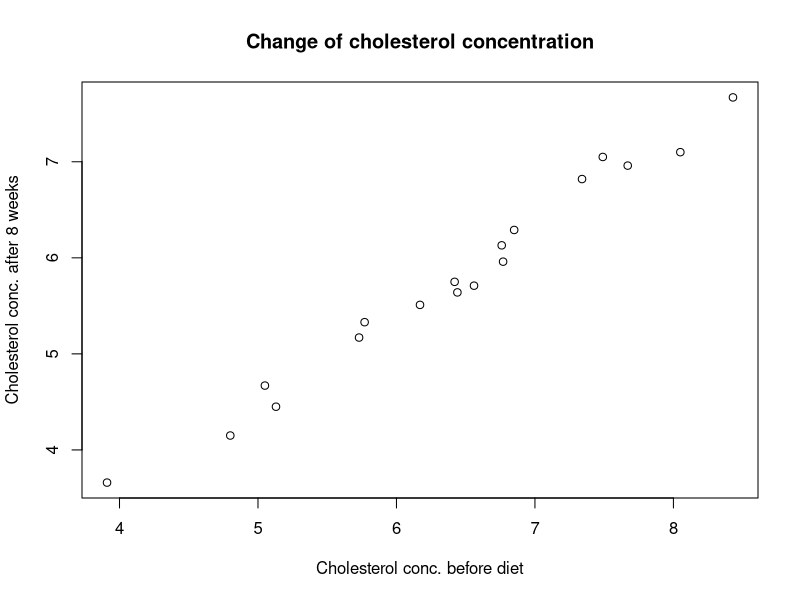
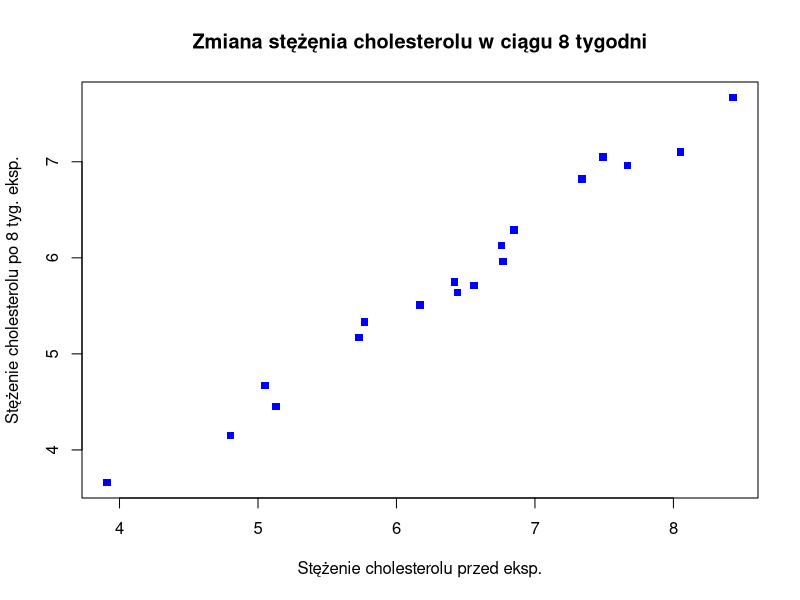
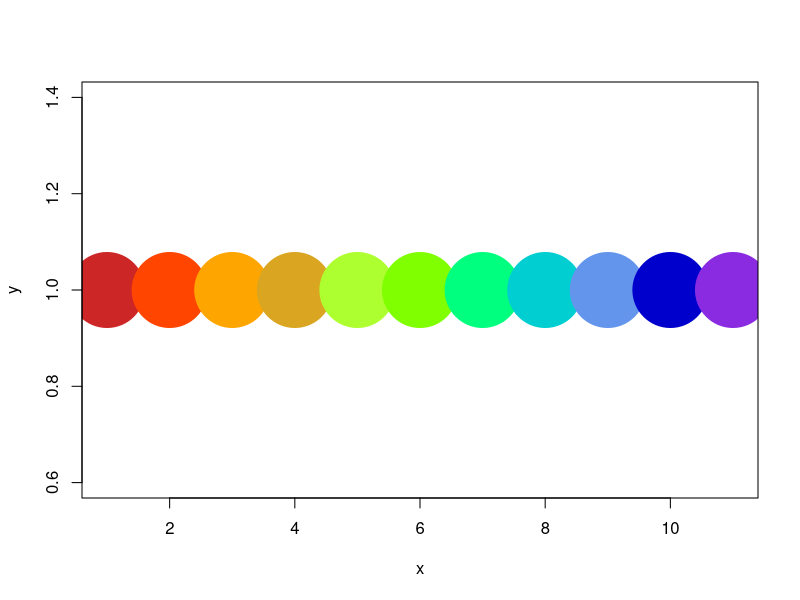
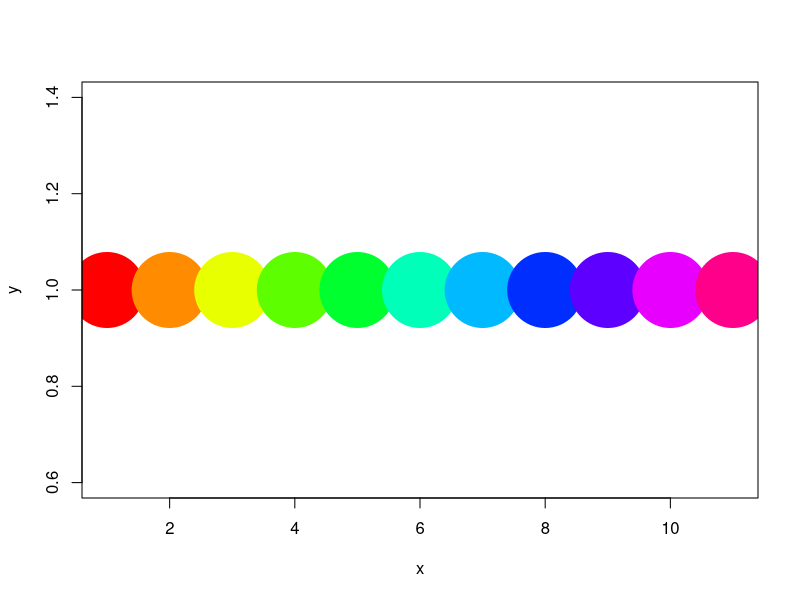
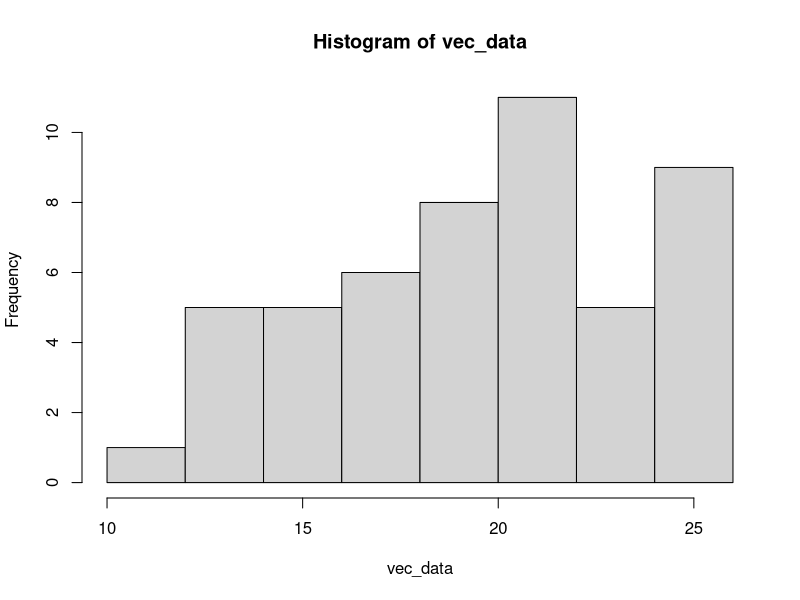
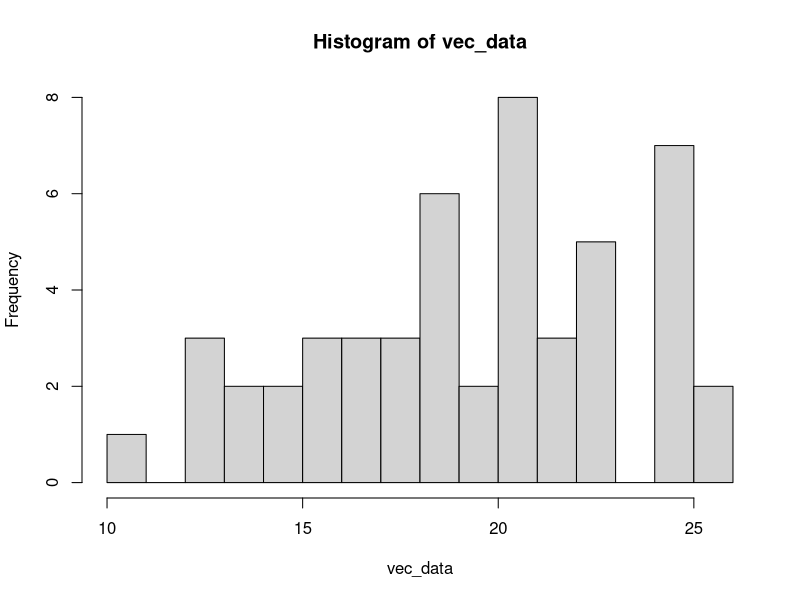
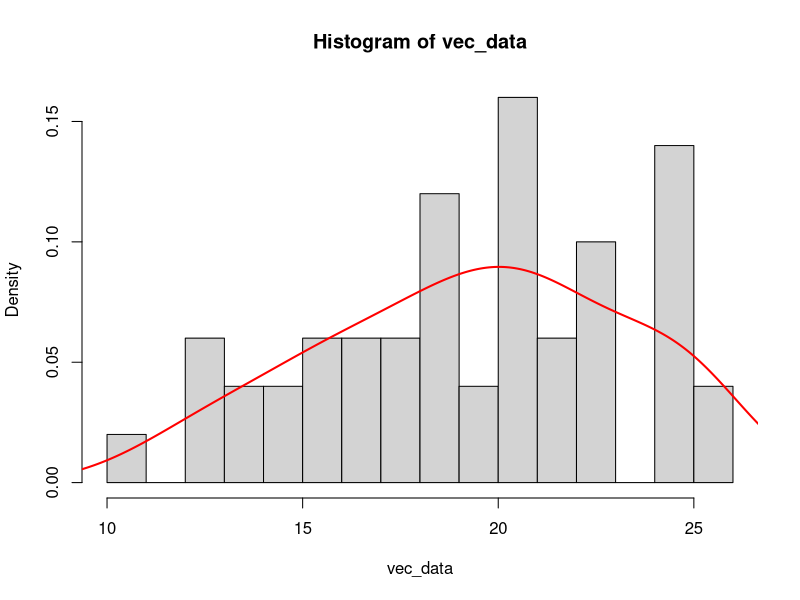
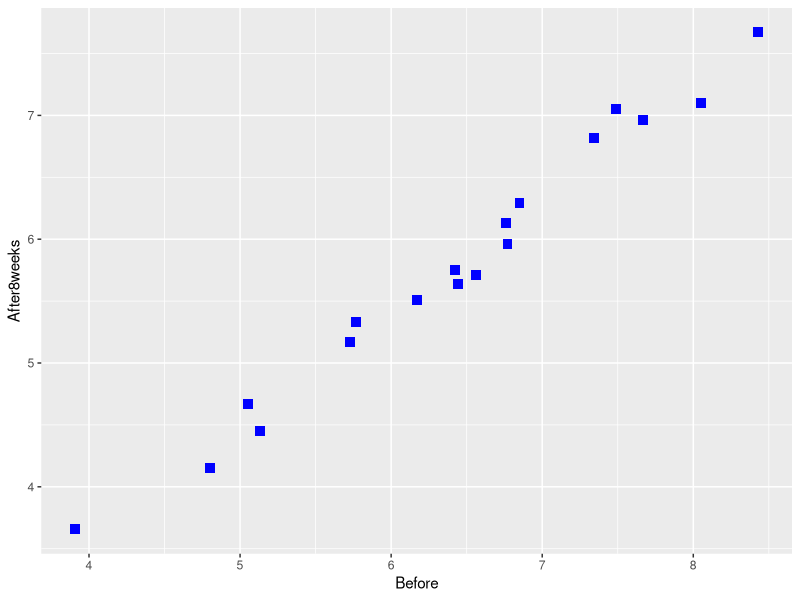

Write the R code that produced these figures, in order.
## ---- chunk 1
knitr::opts_chunk$set(echo = FALSE)
## ---- chunk 2
data_chol <- read.table('Cholesterol_Age_R.csv',
                       sep = ';', header = T,
                       stringsAsFactors = T)

head(data_chol)
summary(data_chol)
## ---- chunk 3
plot(After8weeks ~ Before, data = data_chol,
xlab = "Cholesterol conc. before diet",
ylab = "Cholesterol conc. after 8 weeks",
main = "Change of cholesterol concentration")

### OR

# plot(x = data_chol$Before, y = data_chol$After8weeks,
# xlab = "Cholesterol conc. before diet",
# ylab = "Cholesterol conc. after 8 weeks",
# main = "Change of cholesterol concentration")
## ---- chunk 4
plot(After8weeks ~ Before, data = data_chol,
xlab = "Stężenie cholesterolu przed eksp.",
ylab = "Stężenie cholesterolu po 8 tyg. eksp.",
main = "Zmiana stężęnia cholesterolu w ciągu 8 tygodni",
pch = 15, col = "blue")
## ---- chunk 5
N <- 11
plot(1:N, rep(1, N), cex = 10, pch = 19,
     col = c('firebrick3', 'orangered', 'orange', 'goldenrod',
             'greenyellow', 'chartreuse', 'springgreen', 'darkturquoise',
             'cornflowerblue', 'mediumblue', 'blueviolet'),
     xlab = 'x', ylab = 'y')

### OR for automated colour generation

plot(1:N, rep(1, N), cex = 10, pch = 19,
     col = rainbow(N),
     xlab = 'x', ylab = 'y')
## ---- chunk 6
set.seed(123456789)
vec_data <- rnorm(50, 20, 4)
hist(vec_data)
## ---- chunk 7
set.seed(123456789)
vec_data <- rnorm(50, 20, 4)
hist(vec_data, 20)
## ---- chunk 8
set.seed(123456789)
vec_data <- rnorm(50, 20, 4)
hist(vec_data, 20, freq = F)
lines(density(vec_data), col = 'red', lwd = 2)
## ---- chunk 9
library(ggplot2)
## ---- chunk 10
plot1 <- ggplot(data = data_chol, mapping = aes(x = Before, y = After8weeks)) +
  geom_point(color = 'blue', shape = 15, cex = 3)
plot1
## ---- chunk 11
plot1 <- ggplot(data = data_chol, mapping = aes(x = Before, y = After8weeks)) +
  geom_point(color = 'blue', shape = 15, cex = 3) + theme_bw()
plot1
## ---- chunk 12
plot1 <- ggplot(data = data_chol, mapping = aes(x = Before, y = After8weeks)) +
  geom_point(color = 'blue', shape = 15, cex = 3) + theme_classic() + theme(text = element_text(size = 20))

### LUB

plot1 <- ggplot(data = data_chol, mapping = aes(x = Before, y = After8weeks)) +
  geom_point(color = 'blue', shape = 15, cex = 3) + theme_classic(base_size = 20)

### rekomendowana taktyka to modyfikacja warstwy theme()

plot1
## ---- chunk 13
plot1 <- ggplot(data = data_chol, mapping = aes(x = Before, y = After8weeks)) +
  geom_point(color = 'blue', shape = 15, cex = 3) + theme_classic() + geom_smooth(method = 'lm') +
  theme(text = element_text(size = 20))
plot1
## ---- chunk 14
plot1 <- ggplot(data = data_chol, mapping = aes(x = Before, y = After8weeks)) +
  geom_point(color = 'blue', shape = 15, cex = 3) + theme_classic() + geom_smooth() +
  theme(text = element_text(size = 20))
plot1
## ---- chunk 15
plot1 <- ggplot(data = data_chol, mapping = aes(x = Before, y = After8weeks, color = AgeGroup)) +
  geom_point(shape = 15, cex = 3) + theme_classic() + geom_smooth(method = 'lm', alpha = 0.25) +
  theme(text = element_text(size = 20))
plot1
## ---- chunk 16
plot1 <- ggplot(data = data_chol, mapping = aes(x = Before, y = After8weeks, color = AgeGroup)) +
  geom_point(shape = 15, cex = 3) + theme_classic() + geom_smooth(method = 'lm', alpha = 0.25) +
  labs(x = "Concentration before experiment", y = "Concentration after 8 weeks", color = "Age") +
  theme(text = element_text(size = 20))
plot1
## ---- chunk 17
plot1 <- ggplot(data = data_chol, mapping = aes(x = Before, y = After8weeks, color = AgeGroup)) +
  facet_wrap( ~ AgeGroup) +
  geom_point(shape = 15, cex = 3) + theme_bw() + geom_smooth(method = 'lm') +
  labs(x = "Concentration before experiment", y = "Concentration after 8 weeks", color = "Age") +
  theme(text = element_text(size = 20))
plot1
## ---- chunk 18
plot1 <- ggplot(data = data_chol, mapping = aes(x = After8weeks)) +
  geom_histogram(fill = 'white', color = 'black', bins = 10) +
  labs(x = "Concentration after 8 weeks") + theme_classic() +
  theme(text = element_text(size = 20))
plot1
## ---- chunk 19
### this is one of the methods (inside the geom_hist())
plot1 <- ggplot(data = data_chol, mapping = aes(x = After8weeks)) +
  geom_histogram(fill = 'white', color = 'black', bins = 10, aes(y = ..count../sum(..count..))) +
  labs(x = "Concentration after 8 weeks") +theme_classic() +
  theme(text = element_text(size = 20))
plot1
## ---- chunk 20
### This is the second way of turning counts to frequencies in a ggplot2 histogram
plot1 <- ggplot(data = data_chol, mapping = aes(x = Before, y = ..density..)) +
  geom_histogram(fill = 'white', color = 'black', bins = 10) +
  geom_density(color = 'red', fill = 'red', alpha = 0.15) +
  labs(x = "Concentration after 8 weeks") + theme_classic() +
  theme(text = element_text(size = 20))
plot1
## ---- chunk 21
plot2 <- ggplot(data = data_chol, mapping = aes(x = AgeGroup, y = Before)) +
  geom_boxplot() +
  labs(x = "Age Group", y = "Cholesterol before experiment") +
  theme_classic() + theme(text = element_text(size = 25))
plot2
## ---- chunk 22
mydata <- na.omit(read.table("Diet_R.csv", sep = ",", header = T))

plot3 <- ggplot(data = mydata, mapping = aes(x = as.factor(Diet),
                                            color = as.factor(gender),
                                            y = weight6weeks,
                                            fill = as.factor(gender))) +
  geom_boxplot(alpha = 0.3, outlier.shape = NA) + theme_classic() +
  geom_point(color = "black",
             position = position_jitterdodge(jitter.width = 0.1),
             size = 3, alpha = 0.5, stroke = 0) +
  theme(text = element_text(size = 25)) +
  labs(x = "Diet type", y = "Weight after 6 weeks",
       color = "Gender", fill = "Gender")

plot3
